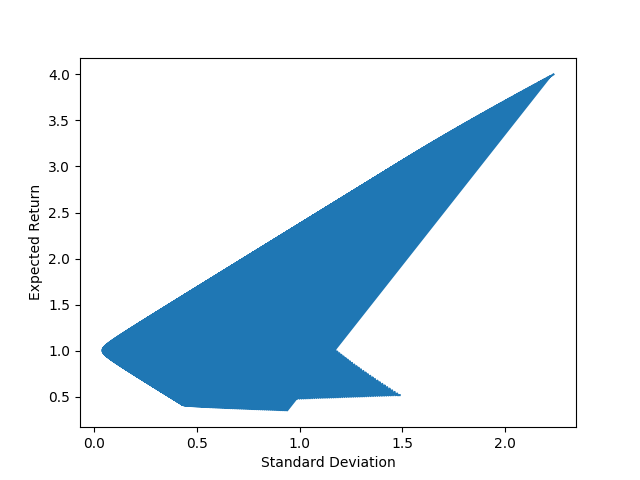

Generate this figure with Python:
import matplotlib.pyplot as plt
delt = .005
rA = 1.5 - 1
rB = 1.333 - 1
rC = 5 - 1
sA2 = 2.25
sB2 = .8977
sC2 = 5
sAB = -1	
sAC = -1.5
sBC = -.67
times = 200

rP = []
sigP = []

for wA in range (0,200):
    for wB in range(0, 200-wA):
        wC = 1 - wA/float(200) - wB/float(200)
        rP.append((wA/float(200))*rA + (wB/float(200))*rB + wC*rC)
        sigP.append((((wA/float(200))**2)*sA2 + ((wB/float(200))**2)*sB2 + (wC**2)*sC2 + 2*(wA/float(200))*(wB/float(200))*sAB + 2*(wA/float(200))*wC*sAC + 2*(wB/float(200))*wC*sBC)**(.5))
    
plt.plot(sigP, rP)
plt.xlabel('Standard Deviation')
plt.ylabel('Expected Return')
plt.savefig('wheel.png')
plt.show()
